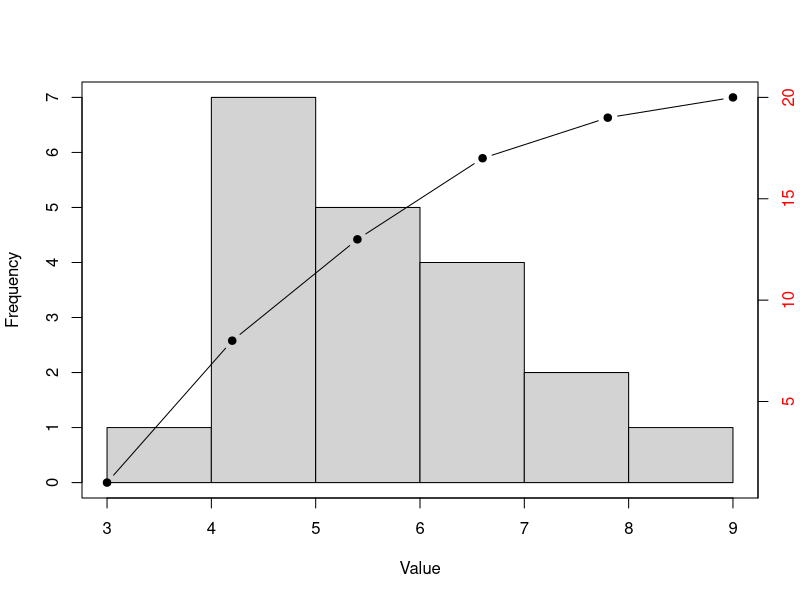

This figure's R source:
data <- c(4.5, 5, 5, 5.5, 5.5, 5.5, 6, 6, 6, 6, 6.5, 7, 7, 7, 7, 7.5, 8, 8, 8, 8, 8.5, 8.5, 9, 10)
data <- c(3.6,4.1,4.2,4.4,4.5,4.5,4.8,4.8,5.1,5.2,5.6,5.7,5.8,6.2,6.3,6.7,6.9,7.3,7.5,8.1)
windows()  # 新しいウィンドウを開く
hist(data, main="", xlab="Value", ylab="Frequency")
dcumsum <- cumsum(hist(data, plot=FALSE)$counts)
par(new=TRUE)
plot(hist(data, plot=FALSE)$mids, dcumsum, type="b", xlab="", ylab="", axes=FALSE, pch=19)
axis(side=4, at=pretty(range(dcumsum)), labels=pretty(range(dcumsum)), col.axis="red")
box()
